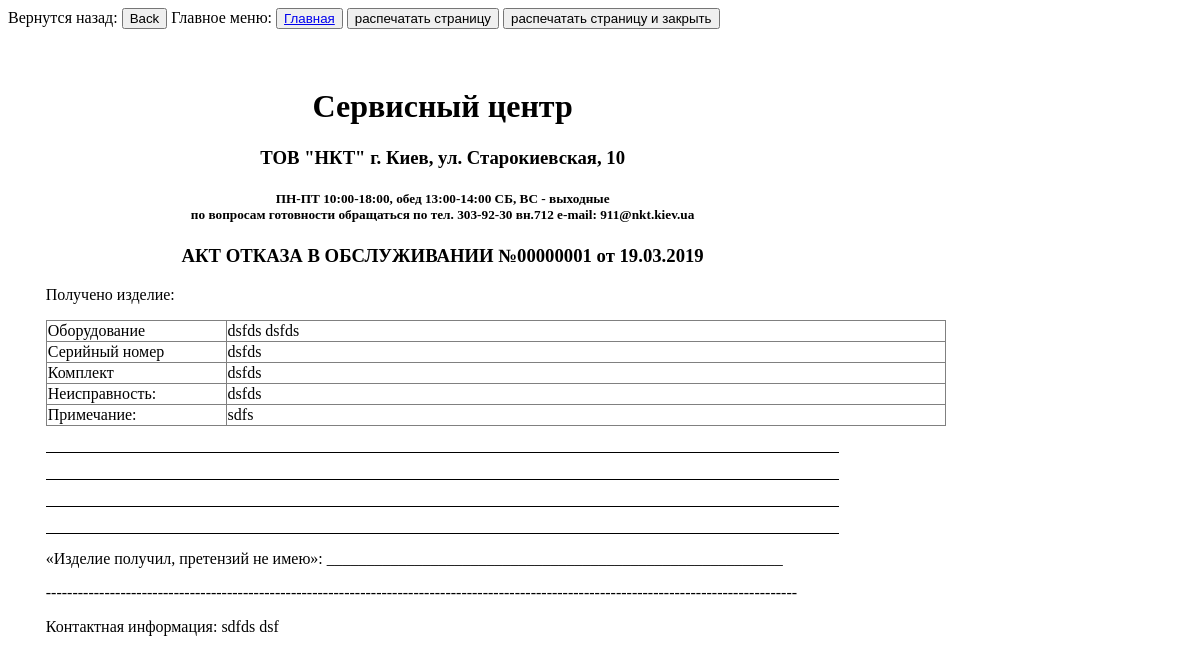
Screenshot of /orders/rej1/ (signed in) with the database file from the repository.
### base/models.py (models this page shows, shortened)
class ServiceOrder(models.Model):
    item_name = models.CharField(max_length=250, null=False, blank=False, verbose_name='Изделие/Товар')
    adi_code = models.CharField(max_length=250, null=True, blank=True, verbose_name='Код')
    manufacturer = models.CharField(max_length=200, null=False, blank=False, verbose_name='Производитель')
    price = models.FloatField(null=True, default=None, blank=True, verbose_name='Стоимость')
    item_purchase_date = models.DateField(null=True, default=None, blank=True, verbose_name='Дата покупки')
    serial_number = models.CharField(max_length=100, blank=True, verbose_name='Серийный номер')
    purchase_document = models.CharField(max_length=200, blank=True, default='',
                                         verbose_name='Документ о покупке/гарантии')
    contact_person = models.CharField(max_length=200, verbose_name='Контактное лицо')
    contact_phone = models.CharField(max_length=50, verbose_name='Контактный телефон')
    damage = models.TextField(max_length=1000, verbose_name='Повреждение/Проблема')
    comments = models.TextField(max_length=1000, blank=True, default='', verbose_name='Коментарий')
    equipment = models.TextField(max_length=500, verbose_name='Комплектация')
    date_of_receipt = models.DateTimeField(auto_now_add=True, verbose_name='Дата приема')
    status = models.ForeignKey(ServiceStatuses, on_delete=models.PROTECT, verbose_name='Статус')
    close_date = models.DateField(null=True, verbose_name='Дата закрытия заявки')
    author = models.ForeignKey(User, on_delete=models.PROTECT, verbose_name='Автор заявки')
    is_service_order = models.BooleanField(default=False, verbose_name='Это заказ от сервиса')
    customer = models.CharField(max_length=200, null=True, blank=True, verbose_name='Поставщик (примечание)')
    itemProvider = models.ForeignKey("ItemProvider", on_delete=models.SET_NULL, blank=True, null=True,
                                 verbose_name='Поставщик')
    parentOrder = models.ForeignKey("ServiceOrder", on_delete=models.SET_NULL, blank=True, null=True,
                                     verbose_name='На основании')
    modify_by = models.ForeignKey(User, on_delete=models.SET_NULL, verbose_name='Последний редактор',
                                  null=True, blank=True, related_name='modifiers')
    date_of_modify = models.DateTimeField(auto_now=True, verbose_name='Дата изменения')
    warranty = models.IntegerField(null=True, blank=True, verbose_name='Гарантийный срок')
    count = models.IntegerField(verbose_name='Количество', default=1)
    class Meta:
        verbose_name = 'Заказ на сервис'
        verbose_name_plural = 'Заказы на сервис'
        ordering = ['-date_of_receipt', '-id']

### base/views.py (the view)
# urls.py: path('rej<int:order_id>/', view_rejection_document, name='rej'),
@login_required
def view_rejection_document(request, order_id):
    order = ServiceOrder.objects.get(pk=order_id)
    context = {'order': order}
    return TemplateResponse(request, 'base/orders/rejection.html', context=context)

### templates/base/orders/rejection.html (shortened to what this page needs)
{% extends 'base/orders/document_order_base.html' %}
{% block content1%}
            <h3 style="text-align:center;">АКТ ОТКАЗА В ОБСЛУЖИВАНИИ №{% if  order.adi_code %}{{ order.adi_code }}{% else %}{{ order.pk|stringformat:'08d' }}{% endif %}  от     {{ order.date_of_receipt|date:"d.m.Y" }}</h3>
            <p>Получено изделие:</p>
            <table>
            <tbody>
                <tr>
                    <td>Оборудование</td>
                    <td>{{ order.manufacturer }} {{ order.item_name }}</td>
                </tr>
                <tr>
                    <td>Серийный номер</td>
                    <td>{{ order.serial_number }}</td>
                </tr>
                <tr>
                    <td>Комплект</td>
                    <td>{{ order.equipment }}</td>
                </tr>
                <tr>
                    <td>Неисправность:</td>
                    <td>{{ order.damage }}</td>
                <tr>
                    <td>Примечание:</td>
                    <td>{{ order.comments }}</td>
                </tr>
            </tbody></table>
{% endblock %}
{% block contact_info%}<p>Контактная информация: {{ order.contact_phone }} {{ order.contact_person }}</p>{% endblock %}
{% block text %}
    <div style="width: 100%;border-bottom: 1px solid black; height: 26px;"></div>
    <div style="width: 100%;border-bottom: 1px solid black; height: 26px;"></div>
    <div style="width: 100%;border-bottom: 1px solid black; height: 26px;"></div>
    <div style="width: 100%;border-bottom: 1px solid black; height: 26px;"></div>
{% endblock %}

### templates/base/document_base.html (style rules this page uses)
table { border-collapse: collapse; }
tr td:first-child { max-width: 20%; width: 20%; }
td { border: 1px solid gray; }
table { width:900px; }

### rows the page displays
ServiceOrder: pk "00000001", date_of_receipt "19.03.2019", manufacturer "dsfds", item_name "dsfds", serial_number "dsfds", equipment "dsfds", damage "dsfds", comments "sdfs", contact_phone "sdfds", contact_person "dsf"
